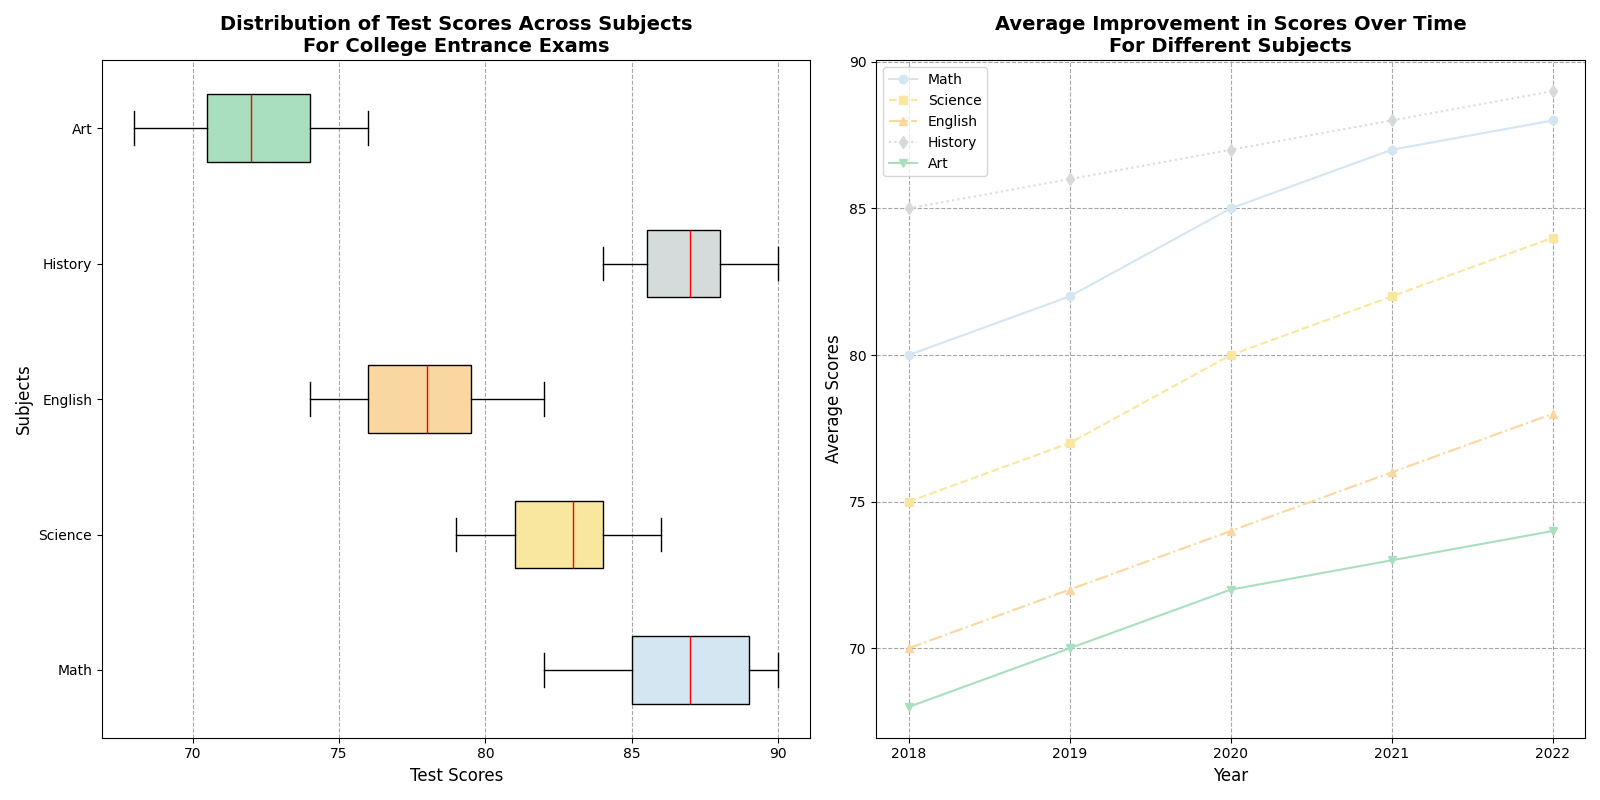

Recreate this plot in Python.
import matplotlib.pyplot as plt
import numpy as np

# Test scores for different subjects
math_scores = [82, 89, 90, 85, 88, 86, 87, 85, 89, 90, 87, 88, 84, 85, 89]
science_scores = [79, 81, 83, 80, 82, 84, 81, 85, 86, 83, 80, 82, 85, 84, 83]
english_scores = [75, 78, 77, 80, 82, 76, 78, 74, 79, 81, 80, 77, 76, 75, 78]
history_scores = [88, 85, 87, 86, 89, 90, 85, 84, 88, 86, 87, 88, 89, 85, 86]
art_scores = [70, 72, 68, 73, 75, 71, 72, 69, 74, 76, 74, 71, 70, 73, 75]

# New data for the line plot (average scores over time)
years = np.array([2018, 2019, 2020, 2021, 2022])
avg_math_scores = np.array([80, 82, 85, 87, 88])
avg_science_scores = np.array([75, 77, 80, 82, 84])
avg_english_scores = np.array([70, 72, 74, 76, 78])
avg_history_scores = np.array([85, 86, 87, 88, 89])
avg_art_scores = np.array([68, 70, 72, 73, 74])

# Create the plots with 1 row and 2 columns
fig, (ax1, ax2) = plt.subplots(1, 2, figsize=(16, 8))

# Box Plot
subjects = ['Math', 'Science', 'English', 'History', 'Art']
test_scores = [math_scores, science_scores, english_scores, history_scores, art_scores]
box_colors = ['#D4E6F1', '#F9E79F', '#FAD7A0', '#D5DBDB', '#A9DFBF']

box = ax1.boxplot(test_scores, vert=False, patch_artist=True,
                  boxprops=dict(color='black'),
                  whiskerprops=dict(color='black'),
                  capprops=dict(color='black'),
                  flierprops=dict(marker='o', color='black', alpha=0.5),
                  medianprops=dict(color='red'))

for patch, color in zip(box['boxes'], box_colors):
    patch.set_facecolor(color)

ax1.set_yticklabels(subjects)
ax1.set_title('Distribution of Test Scores Across Subjects\nFor College Entrance Exams', fontsize=14, fontweight='bold')
ax1.set_xlabel('Test Scores', fontsize=12)
ax1.set_ylabel('Subjects', fontsize=12)
ax1.xaxis.grid(True, linestyle='--', which='major', color='grey', alpha=0.7)

# Line Plot
ax2.plot(years, avg_math_scores, label='Math', color='#D4E6F1', marker='o', linestyle='-')
ax2.plot(years, avg_science_scores, label='Science', color='#F9E79F', marker='s', linestyle='--')
ax2.plot(years, avg_english_scores, label='English', color='#FAD7A0', marker='^', linestyle='-.')
ax2.plot(years, avg_history_scores, label='History', color='#D5DBDB', marker='d', linestyle=':')
ax2.plot(years, avg_art_scores, label='Art', color='#A9DFBF', marker='v', linestyle='-')

ax2.set_title('Average Improvement in Scores Over Time\nFor Different Subjects', fontsize=14, fontweight='bold')
ax2.set_xlabel('Year', fontsize=12)
ax2.set_ylabel('Average Scores', fontsize=12)
ax2.legend(loc='upper left', fontsize=10)
ax2.xaxis.set_major_locator(plt.MaxNLocator(integer=True))
ax2.grid(True, linestyle='--', which='major', color='grey', alpha=0.7)

# Adjust layout
plt.tight_layout()

# Show the plot
plt.show()
